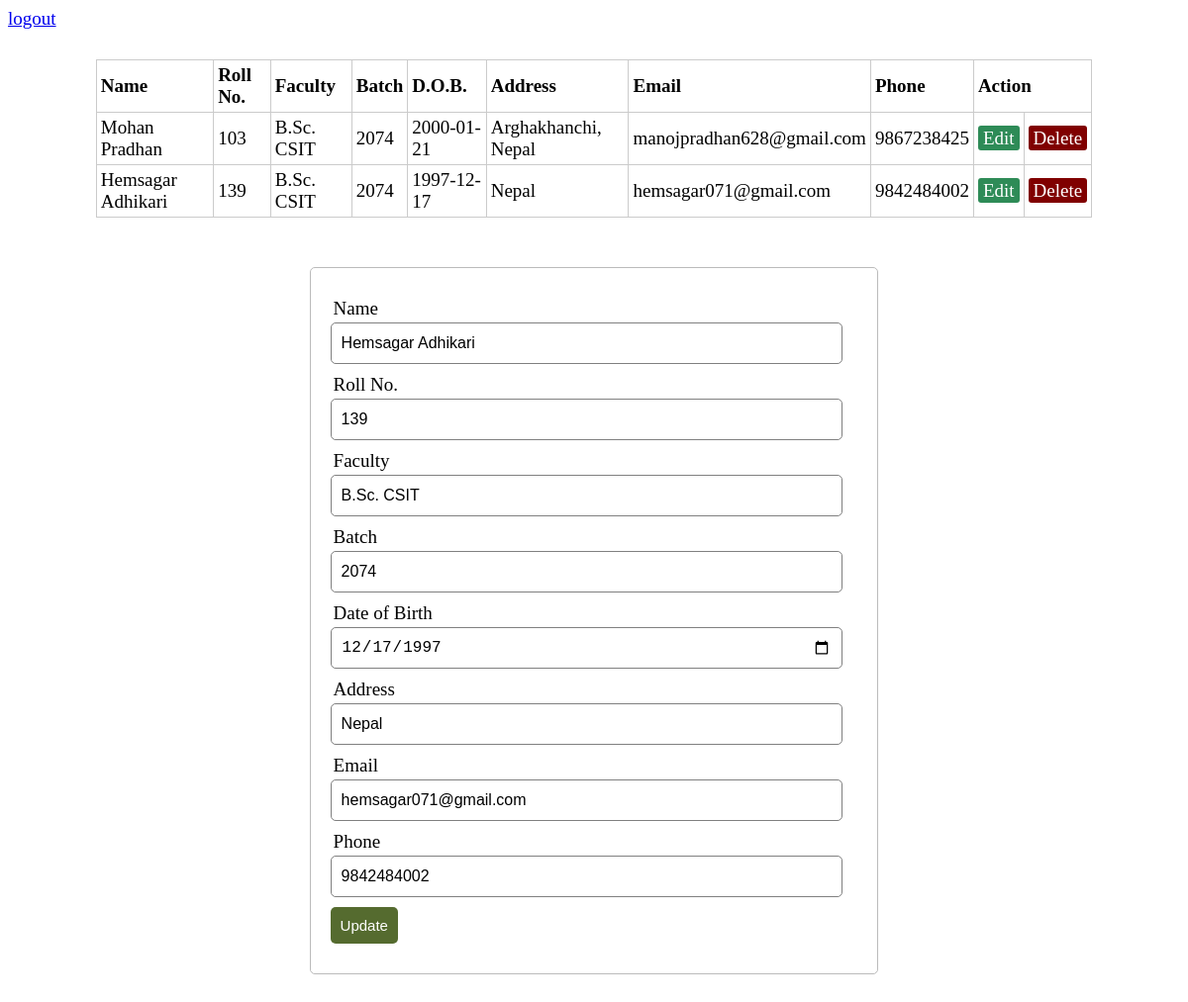
Page /student.php?edit=19 (signed in) on the committed database.
### tables this page shows
CREATE TABLE `students` (
  `id` int(10) NOT NULL,
  `name` varchar(30) NOT NULL,
  `roll_no` int(5) NOT NULL,
  `faculty` varchar(20) NOT NULL,
  `batch` int(10) NOT NULL,
  `dob` date NOT NULL,
  `address` varchar(50) NOT NULL,
  `email` varchar(50) NOT NULL,
  `phone` decimal(15,0) NOT NULL
);

### student.php (the view, shortened to what this page needs)
<?php
	include("server.php");
?>
<?php
	if (isset($_GET['edit'])) {
		$id = $_GET['edit'];
		$update = true;
		$record = mysqli_query($db, "SELECT * FROM students WHERE id=$id");
			$n = mysqli_fetch_array($record);
			$name = $n['name'];
			$roll_no = $n['roll_no'];
			$faculty = $n['faculty'];
			$batch = $n['batch'];
			$dob = $n['dob'];
			$address = $n['address'];
			$email = $n['email'];
			$phone = $n['phone'];
	}
?>
<!DOCTYPE html>
<html>
<head>
	<link rel="stylesheet" type="text/css" href="style.css">
</head>
<body>
	<?php $results = mysqli_query($db, "SELECT * FROM students"); ?>
	<?php
		if($_SESSION["username"]) {
	?>
	<a href="logout.php">logout</a>
	<table>
		<thead>
			<tr>
				<th>Name</th>
				<th>Roll No.</th>
				<th>Faculty</th>
				<th>Batch</th>
				<th>D.O.B.</th>
				<th>Address</th>
				<th>Email</th>
				<th>Phone</th>
				<th colspan="2">Action</th>
			</tr>
		</thead>
		<?php while ($row = mysqli_fetch_array($results)) { ?>
			<tr>
				<td><?php echo $row['name']; ?></td>
				<td><?php echo $row['roll_no']; ?></td>
				<td><?php echo $row['faculty']; ?></td>
				<td><?php echo $row['batch']; ?></td>
				<td><?php echo $row['dob']; ?></td>
				<td><?php echo $row['address']; ?></td>
				<td><?php echo $row['email']; ?></td>
				<td><?php echo $row['phone']; ?></td>
				<td>
					<a href="student.php?edit=<?php echo $row['id']; ?>" class="edit_btn" >Edit</a>
				</td>
				<td>
					<a href="server.php?del=<?php echo $row['id']; ?>" class="del_btn">Delete</a>
				</td>
			</tr>
		<?php } ?>
	</table>
	<form name="student-form" method="post" action="server.php" >
		<div class="input-group">
			<label>Name</label>
			<input type="text" name="name" value="<?php echo $name; ?>">
		</div>
		<div class="input-group">
			<label>Roll No.</label>
			<input type="text" name="roll_no" value="<?php $roll_no==0 ? printf("") : printf($roll_no); ?>">
		</div>
		<div class="input-group">
			<label>Faculty</label>
			<input type="text" name="faculty" value="<?php echo $faculty; ?>">
		</div>
		<div class="input-group">
			<label>Batch</label>
			<input type="text" name="batch" value="<?php $batch==0 ? printf("") : printf($batch); ?>">
		</div>
		<div class="input-group">
			<label>Date of Birth</label>
			<input type="date" name="dob" value="<?php echo $dob; ?>">
		</div>
		<div class="input-group">
			<label>Address</label>
			<input type="text" name="address" value="<?php echo $address; ?>">
		</div>
		<div class="input-group">
			<label>Email</label>
			<input type="text" name="email" value="<?php echo $email; ?>">
		</div>
		<div class="input-group">
			<label>Phone</label>
			<input type="text" name="phone" value="<?php $phone==0 ? printf("") : printf($phone); ?>">
		</div>
		<div class="input-group">
			<?php if ($update == true): ?>
				<button class="btn" onclick="return validateForm()" type="submit" name="update" style="background: #556B2F;" >Update</button>
			<?php else: ?>
				<button class="btn" onclick="return validateForm()" type="submit" name="save" >Save</button>
			<?php endif ?>
		</div>
	</form>
	<?php
		}else {
			header("Location: index.php");
		};
	?>
</body>
</html>

### style.css (style rules this page uses)
body { font-size: 19px; }
table { width: 85%; margin: 30px auto; border-collapse: collapse; text-align: left; }
tr { border-bottom: 1px solid #cbcbcb; border-left: 1px solid #cbcbcb; border-right: 1px solid #cbcbcb; border-top: 1px solid #cbcbcb; }
th, td { border: 1px solid #cbcbcb; height: 30px; padding: 4px; }
form { width: 45%; margin: 50px auto; text-align: left; padding: 20px; border: 1px solid #bbbbbb; border-radius: 5px; }
.input-group { margin: 10px 0px 10px 0px; }
.input-group label { display: block; text-align: left; margin: 3px; }
.input-group input { height: 30px; width: 93%; padding: 5px 10px; font-size: 16px; border-radius: 5px; border: 1px solid gray; }
.btn { padding: 10px; font-size: 15px; color: white; background: #5F9EA0; border: none; border-radius: 5px; }
.edit_btn { text-decoration: none; padding: 2px 5px; background: #2E8B57; color: white; border-radius: 3px; }
.del_btn { text-decoration: none; padding: 2px 5px; color: white; border-radius: 3px; background: #800000; }

### rows in the picture
students: name "Mohan Pradhan", roll_no "103", faculty "B.Sc. CSIT", batch "2074", dob "2000-01-21", address "Arghakhanchi, Nepal", email "manojpradhan628@gmail.com", phone "9867238425"
students: name "Hemsagar Adhikari", roll_no "139", faculty "B.Sc. CSIT", batch "2074", dob "1997-12-17", address "Nepal", email "hemsagar071@gmail.com", phone "9842484002", dob "12/17/1997"
